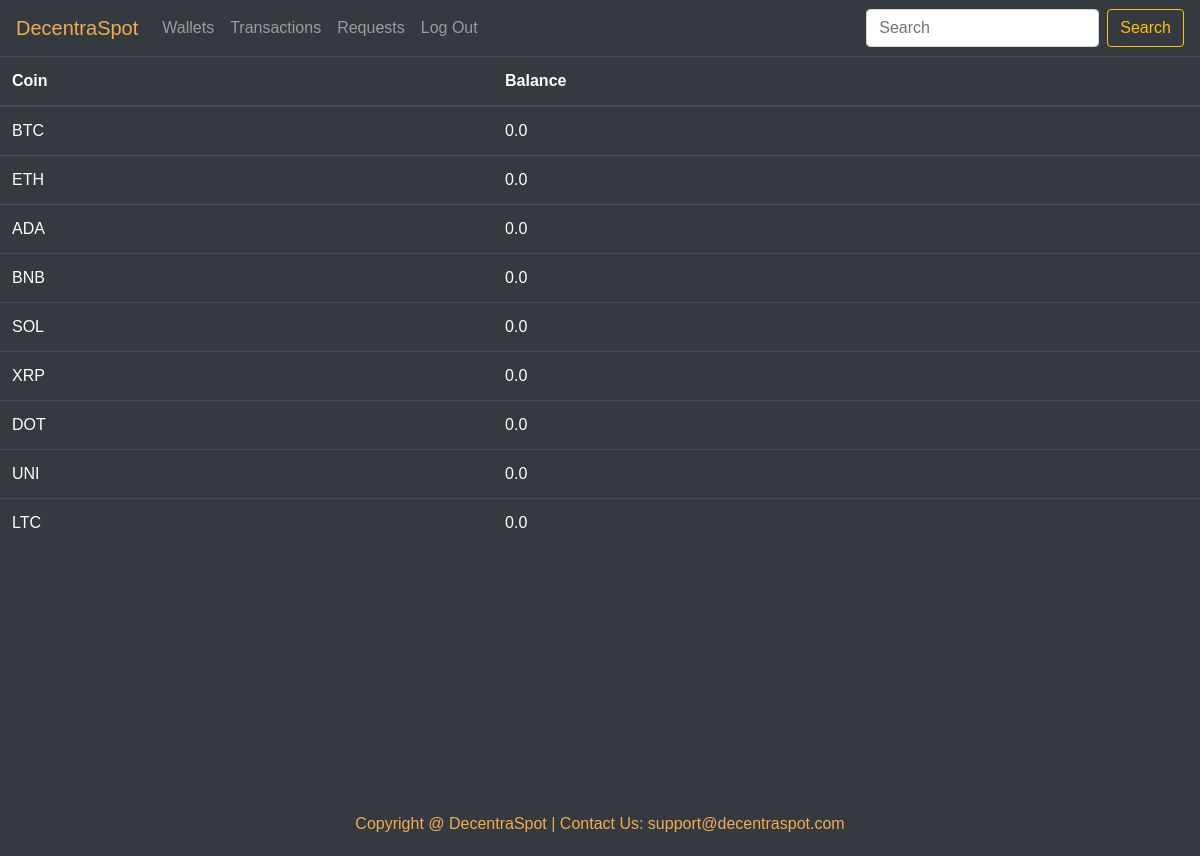
/balance/aryamansingh (signed in), run on an earlier commit of the app's database.
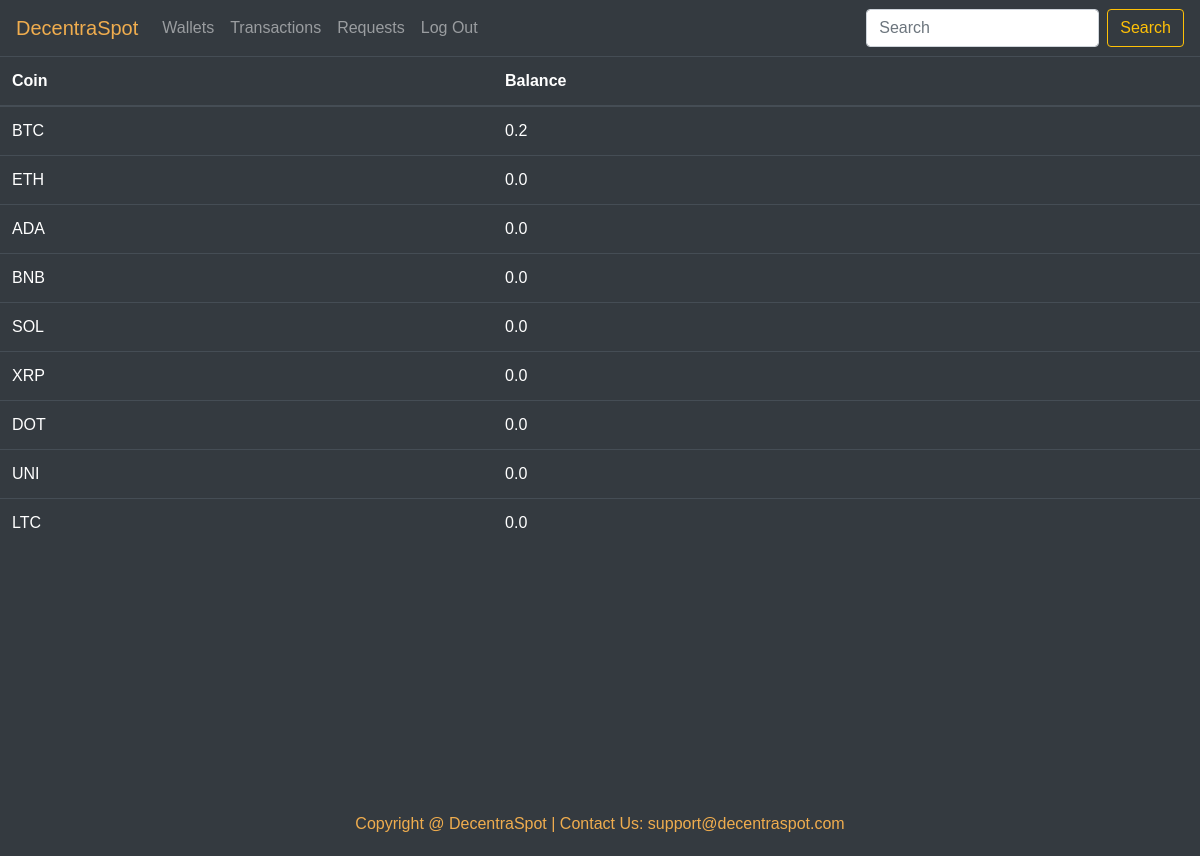
And on a later commit of the database.
### exchange/models.py (models this page shows, shortened)
class Balance(models.Model):
    user=models.ForeignKey(User, on_delete=models.CASCADE, related_name='user')
    usd=models.FloatField(default=0)
    btc=models.FloatField(default=0)
    eth=models.FloatField(default=0)
    ada=models.FloatField(default=0)
    bnb=models.FloatField(default=0)
    sol=models.FloatField(default=0)
    xrp=models.FloatField(default=0)
    dot=models.FloatField(default=0)
    uni=models.FloatField(default=0)
    ltc=models.FloatField(default=0)

### exchange/views.py (the view)
# urls.py: path('balance/<str:username>', views.balance, name='balance')
def balance(request, username):
    if request.user.is_authenticated:
        user=User.objects.get(username=username)
        balance=Balance.objects.get(user=user.id)
        return render(request, 'exchange/balance.html',{
            'balance':balance
        })
    else:
        return HttpResponseRedirect(reverse('login'))

### exchange/templates/exchange/balance.html
{% extends "exchange/layout.html" %}
{% load static %}
{% block body %}
<div style="height:800px;" class="bg-dark text-white">
<div class="table-responsive">
    <table class="table table-dark table-hover">
        <thead>
            <tr>
                <th scope="col">Coin</th>
                <th scope="col">Balance</th>
            </tr>
        </thead>
        <tbody>
            <tr>
                <td>BTC</td>
                <td>{{ balance.btc }}</td>
            </tr>
            <tr>
                <td>ETH</td>
                <td>{{ balance.eth }}</td>
            </tr>
            <tr>
                <td>ADA</td>
                <td>{{ balance.ada }}</td>
            </tr>
            <tr>
                <td>BNB</td>
                <td>{{ balance.bnb }}</td>
            </tr>
            <tr>
                <td>SOL</td>
                <td>{{ balance.sol }}</td>
            </tr>
            <tr>
                <td>XRP</td>
                <td>{{ balance.xrp }}</td>
            </tr>
            <tr>
                <td>DOT</td>
                <td>{{ balance.dot }}</td>
            </tr>
            <tr>
                <td>UNI</td>
                <td>{{ balance.uni }}</td>
            </tr>
            <tr>
                <td>LTC</td>
                <td>{{ balance.ltc }}</td>
            </tr>
        </tbody>
    </table>
</div><br><br>
</div>
{% endblock %}

### exchange/templates/exchange/layout.html (shortened to what this page needs)
{% load static %}
<!DOCTYPE html>
<html lang="en">
    <head>
        <link rel="stylesheet" href="https://stackpath.bootstrapcdn.com/bootstrap/4.4.1/css/bootstrap.min.css">
        <link href="{% static 'exchange/style.css' %}" rel="stylesheet">
    </head>
    <body>
        <nav class="navbar navbar-expand-lg navbar-dark bg-dark">
            <a style="color: #f0ad4e;" class="navbar-brand" href="{% url 'logout' %}">DecentraSpot</a>
            <div class="navbar-collapse">
              <ul class="navbar-nav mr-auto">
                {% if user.is_authenticated %}
                    <li class="nav-item">
                    <a class="nav-link" href="{% url 'balance' request.user.username %}">Wallets</a>
                    </li>
                    <li class="nav-item">
                    <a class="nav-link" href="">Transactions</a>
                    </li>
                    <li class="nav-item">
                    <a class="nav-link" href="">Requests</a>
                    </li>
                    <li class="nav-item">
                        <a class="nav-link" href="{% url 'logout' %}">Log Out</a>
                    </li>
                {% endif %}
              </ul>
              <form class="form-inline my-2 my-lg-0">
                <input class="form-control mr-sm-2" type="search" placeholder="Search" aria-label="Search">
                <button class="btn btn-outline-warning my-2 my-sm-0" type="submit">Search</button>
              </form>
            </div>
          </nav>
        <div>
            {% block body %}
            {% endblock %}
        </div>
        <footer class="bg-dark p-3">
            <div>
                <p>Copyright @ DecentraSpot | Contact Us: support@decentraspot.com</p>
            </div>
        </footer>
    </body>
</html>

### exchange/static/exchange/style.css (style rules this page uses)
body { font-family: 'Manrope', sans-serif; min-height: 400px; clear: both; }
footer { position: fixed; bottom: 0; left:0; height: 60px; width: 100%; color: #f0ad4e; text-align: center; }

What changed in the data, as far as the page shows it:
changed Balance: btc "0.0" → "0.2"
